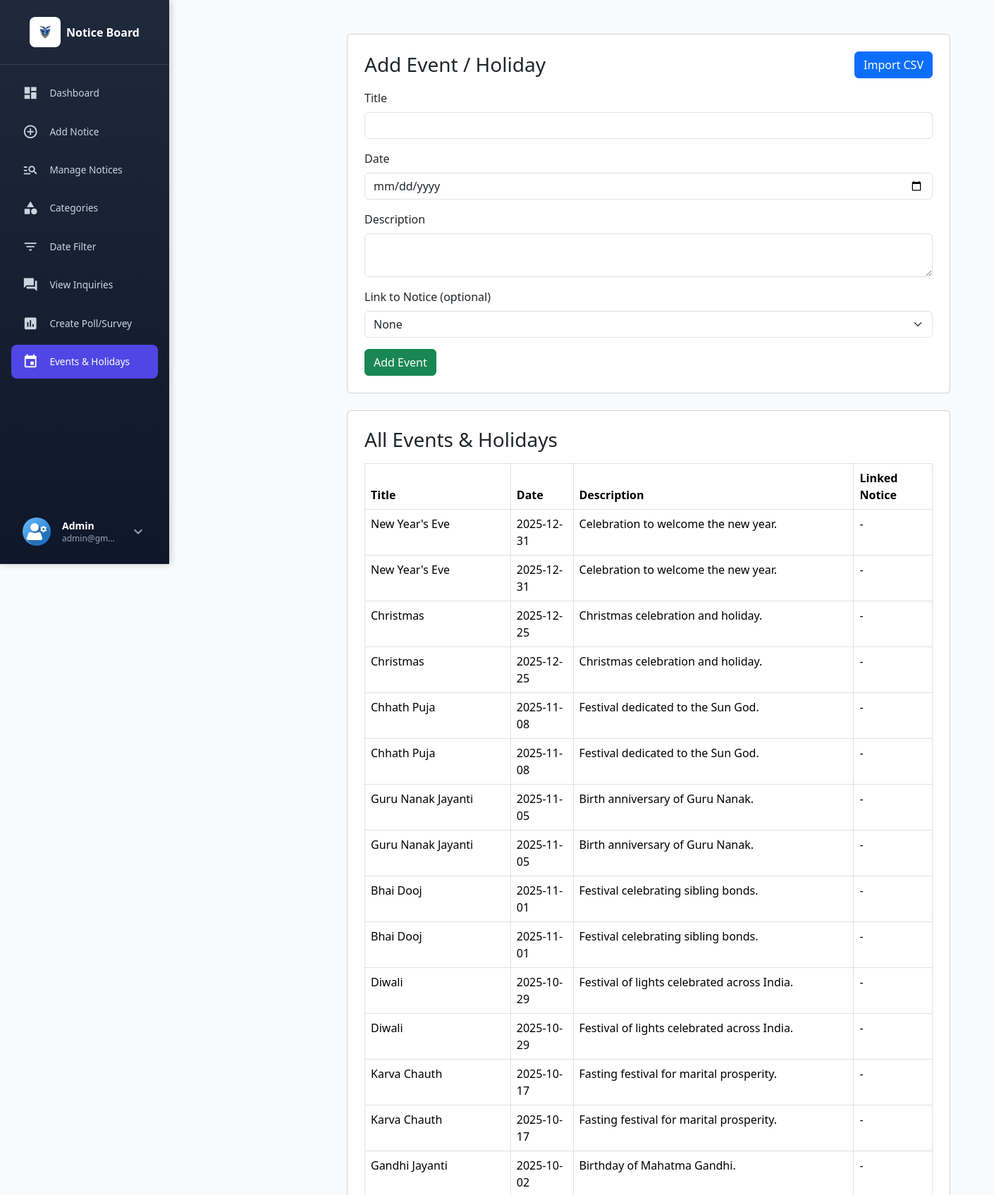
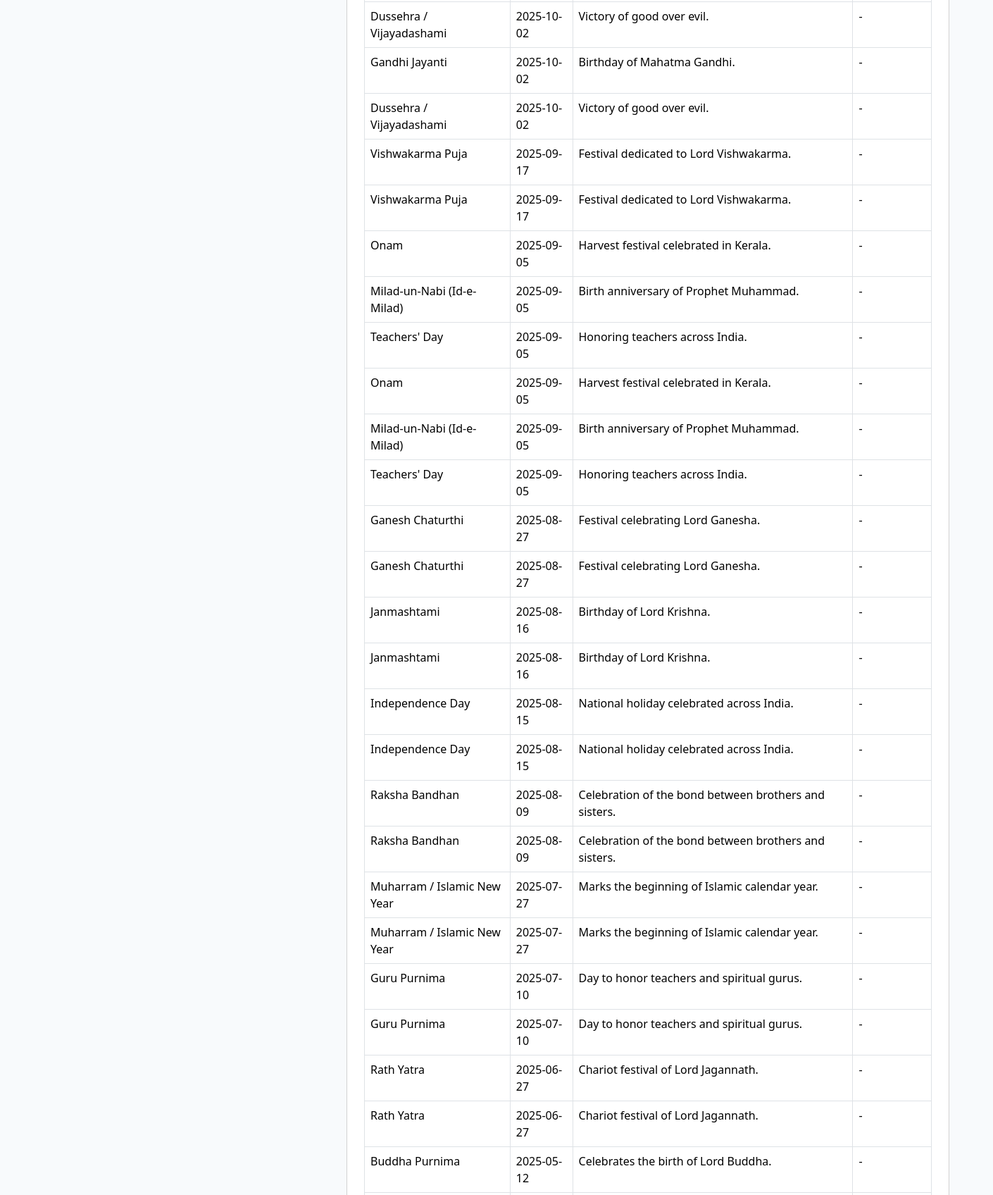
The app's page /admin-events.php (signed in, upper part) with its own data (2 pictures, top to bottom).
### tables this page shows
CREATE TABLE `events` (
  `id` int(11) NOT NULL,
  `title` varchar(255) NOT NULL,
  `event_date` date NOT NULL,
  `description` text DEFAULT NULL,
  `notice_id` int(11) DEFAULT NULL
);

### admin-events.php (the view, shortened to what this page needs)
<?php
include('includes/dbconnection.php');
$events = $con->query("SELECT e.*, n.title AS notice_title FROM events e LEFT JOIN notices n ON e.notice_id = n.id ORDER BY event_date DESC");
?>
<!DOCTYPE html>
<html>
<head>
    <link href="https://cdn.jsdelivr.net/npm/bootstrap@5.3.2/dist/css/bootstrap.min.css" rel="stylesheet">
</head>
<body>
<?php include_once('includes/admin_sidebar.php'); ?>
<div class="container py-5" style="margin-left:260px;">
    <div class="row justify-content-center">
        <div class="col-lg-8">
                        <div class="card p-4 mb-4">
                                <div class="d-flex justify-content-between align-items-center mb-3">
                                    <h3 class="mb-0">Add Event / Holiday</h3>
                                    <a href="import-events.php" class="btn btn-primary">Import CSV</a>
                                </div>
                                <form method="post">
                    <div class="mb-3">
                        <label class="form-label">Title</label>
                        <input type="text" name="title" class="form-control" required>
                    </div>
                    <div class="mb-3">
                        <label class="form-label">Date</label>
                        <input type="date" name="event_date" class="form-control" required>
                    </div>
                    <div class="mb-3">
                        <label class="form-label">Description</label>
                        <textarea name="description" class="form-control" rows="2"></textarea>
                    </div>
                    <div class="mb-3">
                        <label class="form-label">Link to Notice (optional)</label>
                        <select name="notice_id" class="form-select">
                            <option value="">None</option>
                        </select>
                    </div>
                    <button type="submit" name="add_event" class="btn btn-success">Add Event</button>
                </form>
            </div>
            <div class="card p-4">
                <h3 class="mb-3">All Events & Holidays</h3>
                <table class="table table-bordered">
                    <thead>
                        <tr>
                            <th>Title</th>
                            <th>Date</th>
                            <th>Description</th>
                            <th>Linked Notice</th>
                        </tr>
                    </thead>
                    <tbody>
                        <?php while($e = $events->fetch_assoc()): ?>
                        <tr>
                            <td><?php echo htmlentities($e['title']); ?></td>
                            <td><?php echo htmlentities($e['event_date']); ?></td>
                            <td><?php echo htmlentities($e['description']); ?></td>
                            <td>
                                <?php if ($e['notice_id'] && $e['notice_title']) {
                                    echo '<a href="notice-details.php?id=' . $e['notice_id'] . '">' . htmlentities($e['notice_title']) . '</a>';
                                } else {
                                    echo '-';
                                } ?>
                            </td>
                        </tr>
                        <?php endwhile; ?>
                    </tbody>
                </table>
            </div>
        </div>
    </div>
</div>
</body>
</html>

### includes/admin_sidebar.php (shortened to what this page needs)
<?php
include(__DIR__ . '/dbconnection.php');
$adminid = $_SESSION['nbid'];
$ret = mysqli_query($con, "SELECT AdminName, Email, role FROM tbladmin WHERE ID='$adminid'");
$row = mysqli_fetch_array($ret);
$name = $row['AdminName'] ?? '';
$email = $row['Email'] ?? '';
$current_page = basename($_SERVER['PHP_SELF']);
?>
<!DOCTYPE html>
<html lang="en">
<head>
<link href="https://cdn.jsdelivr.net/npm/bootstrap@5.3.6/dist/css/bootstrap.min.css" rel="stylesheet">
<link href="https://cdn.jsdelivr.net/npm/bootstrap-icons@1.10.5/font/bootstrap-icons.css" rel="stylesheet">
<script src="https://cdn.tailwindcss.com"></script>
  <link href="https://cdn.jsdelivr.net/npm/bootstrap@5.3.6/dist/css/bootstrap.min.css" rel="stylesheet">
  <link href="https://cdn.jsdelivr.net/npm/bootstrap-icons@1.10.5/font/bootstrap-icons.css" rel="stylesheet">
  <script src="https://cdn.tailwindcss.com"></script>
    <script src="https://cdn.tailwindcss.com"></script>
    <link rel="stylesheet" href="https://cdnjs.cloudflare.com/ajax/libs/font-awesome/6.4.0/css/all.min.css">
</head>
<body>
  <aside class="sidebar">
    <div class="sidebar-header d-flex align-items-center justify-content-center p-4">
      <div class="sidebar-logo me-2">
        <img alt="Logo" width="28" height="28" class="img-fluid"
             src="images/jai_hind.jpeg" />
      </div>
      <span class="fw-semibold" style="font-size:1rem;">Notice Board</span>
    </div>
    <nav class="flex-grow-1 p-3">
      <div class="nav flex-column">
        <a href="dashboard.php" class="nav-link <?php echo ($current_page == 'dashboard.php') ? 'active' : ''; ?>">
          <i class="material-icons nav-icon">dashboard</i>
          <span class="ms-3">Dashboard</span>
        </a>
        <a href="add-notices.php" class="nav-link <?php echo ($current_page == 'add-notices.php') ? 'active' : ''; ?>">
          <i class="material-icons nav-icon">add_circle_outline</i>
          <span class="ms-3">Add Notice</span>
        </a>
        <a href="manage-notices.php" class="nav-link <?php echo ($current_page == 'manage-notices.php') ? 'active' : ''; ?>">
          <i class="material-icons nav-icon">manage_search</i>
          <span class="ms-3">Manage Notices</span>
        </a>
        <a href="category.php" class="nav-link <?php echo ($current_page == 'category.php') ? 'active' : ''; ?>">
          <i class="material-icons nav-icon">category</i>
          <span class="ms-3">Categories</span>
        </a>
        <a href="bwdates-reports.php" class="nav-link <?php echo ($current_page == 'bwdates-reports.php') ? 'active' : ''; ?>">
          <i class="material-icons nav-icon">filter_list</i>
          <span class="ms-3">Date Filter</span>
        </a>
        <a href="view_Inquiries.php" class="nav-link <?php echo ($current_page == 'view_Inquiries.php') ? 'active' : ''; ?>">
          <i class="material-icons nav-icon">question_answer</i>
          <span class="ms-3">View Inquiries</span>
        </a>
        <a href="admin-polls.php" class="nav-link <?php echo ($current_page == 'admin-polls.php') ? 'active' : ''; ?>">
          <i class="material-icons nav-icon">poll</i>
          <span class="ms-3">Create Poll/Survey</span>
        </a>
        <a href="admin-events.php" class="nav-link <?php echo ($current_page == 'admin-events.php') ? 'active' : ''; ?>">
          <i class="material-icons nav-icon">event</i>
          <span class="ms-3">Events & Holidays</span>
        </a>
      </div>
    </nav>
    <div class="sidebar-footer p-3 relative">
      <div class="relative group w-full">
        <button onclick="toggleDropdown()" class="w-full bg-transparent text-left flex items-center gap-3 px-3 py-2.5 rounded-lg hover:bg-slate-700/50 transition-all duration-300">
          <img src="images/icon/avatar-01.jpg"
               class="admin-avatar" alt="Admin" />
          <div class="flex-grow overflow-hidden">
            <p class="mb-0 text-sm font-semibold text-white truncate"><?php echo htmlentities($name); ?></p>
            <p class="mb-0 text-xs text-slate-400 truncate"><?php echo htmlentities($email); ?></p>
          </div>
          <i class="material-icons text-slate-400" id="dropdown-icon">expand_more</i>
        </button>
      </div>
    </div>
  </aside>
</body>
</html>

### includes/admin_sidebar.php (style rules this page uses)
body { background: #f8fafc; }
.sidebar { width: 240px; height: 100vh; background: linear-gradient(180deg, #1e293b, #0f172a); color: white; position: fixed; left: 0; top: 0; z-index: 40; display: flex; flex-direction: column; box-shadow: 2px 0 10px rgba(0, 0, 0, 0.2); }
.sidebar-header { border-bottom: 1px solid rgba(255, 255, 255, 0.1); }
.sidebar-logo { background-color: white; padding: 0.5rem; border-radius: 0.5rem; }
.nav-link { color: #cbd5e1; border-radius: 8px; padding: 0.8rem 1rem; margin-bottom: 0.4rem; display: flex; align-items: center; font-weight: 500; font-size: 0.85rem !important; transition: all 0.3s ease; }
.nav-link.active { background: #4f46e5; color: white; }
.nav-icon { font-size: 1.4rem; color: inherit; transition: transform 0.3s; }
.admin-avatar { width: 40px; height: 40px; border-radius: 50%; object-fit: cover; }
#dropdown-icon { transition: transform 0.3s; }

### records on screen
events: title "New Year's Eve", event_date "2025-12-31", description "Celebration to welcome the new year."
events: title "New Year's Eve", event_date "2025-12-31", description "Celebration to welcome the new year."
events: title "Christmas", event_date "2025-12-25", description "Christmas celebration and holiday."
events: title "Christmas", event_date "2025-12-25", description "Christmas celebration and holiday."
events: title "Chhath Puja", event_date "2025-11-08", description "Festival dedicated to the Sun God."
events: title "Chhath Puja", event_date "2025-11-08", description "Festival dedicated to the Sun God."
events: title "Guru Nanak Jayanti", event_date "2025-11-05", description "Birth anniversary of Guru Nanak."
events: title "Guru Nanak Jayanti", event_date "2025-11-05", description "Birth anniversary of Guru Nanak."
events: title "Bhai Dooj", event_date "2025-11-01", description "Festival celebrating sibling bonds."
events: title "Bhai Dooj", event_date "2025-11-01", description "Festival celebrating sibling bonds."
events: title "Diwali", event_date "2025-10-29", description "Festival of lights celebrated across India."
events: title "Diwali", event_date "2025-10-29", description "Festival of lights celebrated across India."
events: title "Karva Chauth", event_date "2025-10-17", description "Fasting festival for marital prosperity."
events: title "Karva Chauth", event_date "2025-10-17", description "Fasting festival for marital prosperity."
events: title "Gandhi Jayanti", event_date "2025-10-02", description "Birthday of Mahatma Gandhi."
events: title "Dussehra / Vijayadashami", event_date "2025-10-02", description "Victory of good over evil."
events: title "Gandhi Jayanti", event_date "2025-10-02", description "Birthday of Mahatma Gandhi."
events: title "Dussehra / Vijayadashami", event_date "2025-10-02", description "Victory of good over evil."
events: title "Vishwakarma Puja", event_date "2025-09-17", description "Festival dedicated to Lord Vishwakarma."
events: title "Vishwakarma Puja", event_date "2025-09-17", description "Festival dedicated to Lord Vishwakarma."
events: title "Onam", event_date "2025-09-05", description "Harvest festival celebrated in Kerala."
events: title "Milad-un-Nabi (Id-e-Milad)", event_date "2025-09-05", description "Birth anniversary of Prophet Muhammad."
events: title "Teachers' Day", event_date "2025-09-05", description "Honoring teachers across India."
events: title "Onam", event_date "2025-09-05", description "Harvest festival celebrated in Kerala."
events: title "Milad-un-Nabi (Id-e-Milad)", event_date "2025-09-05", description "Birth anniversary of Prophet Muhammad."
events: title "Teachers' Day", event_date "2025-09-05", description "Honoring teachers across India."
events: title "Ganesh Chaturthi", event_date "2025-08-27", description "Festival celebrating Lord Ganesha."
events: title "Ganesh Chaturthi", event_date "2025-08-27", description "Festival celebrating Lord Ganesha."
events: title "Janmashtami", event_date "2025-08-16", description "Birthday of Lord Krishna."
events: title "Janmashtami", event_date "2025-08-16", description "Birthday of Lord Krishna."
events: title "Independence Day", event_date "2025-08-15", description "National holiday celebrated across India."
events: title "Independence Day", event_date "2025-08-15", description "National holiday celebrated across India."
events: title "Raksha Bandhan", event_date "2025-08-09", description "Celebration of the bond between brothers and sisters."
events: title "Raksha Bandhan", event_date "2025-08-09", description "Celebration of the bond between brothers and sisters."
events: title "Muharram / Islamic New Year", event_date "2025-07-27", description "Marks the beginning of Islamic calendar year."
events: title "Muharram / Islamic New Year", event_date "2025-07-27", description "Marks the beginning of Islamic calendar year."
events: title "Guru Purnima", event_date "2025-07-10", description "Day to honor teachers and spiritual gurus."
events: title "Guru Purnima", event_date "2025-07-10", description "Day to honor teachers and spiritual gurus."
events: title "Rath Yatra", event_date "2025-06-27", description "Chariot festival of Lord Jagannath."
events: title "Rath Yatra", event_date "2025-06-27", description "Chariot festival of Lord Jagannath."
events: title "Buddha Purnima", event_date "2025-05-12", description "Celebrates the birth of Lord Buddha."

### other values on screen
$name "Admin"
$email "admin@gm…"
